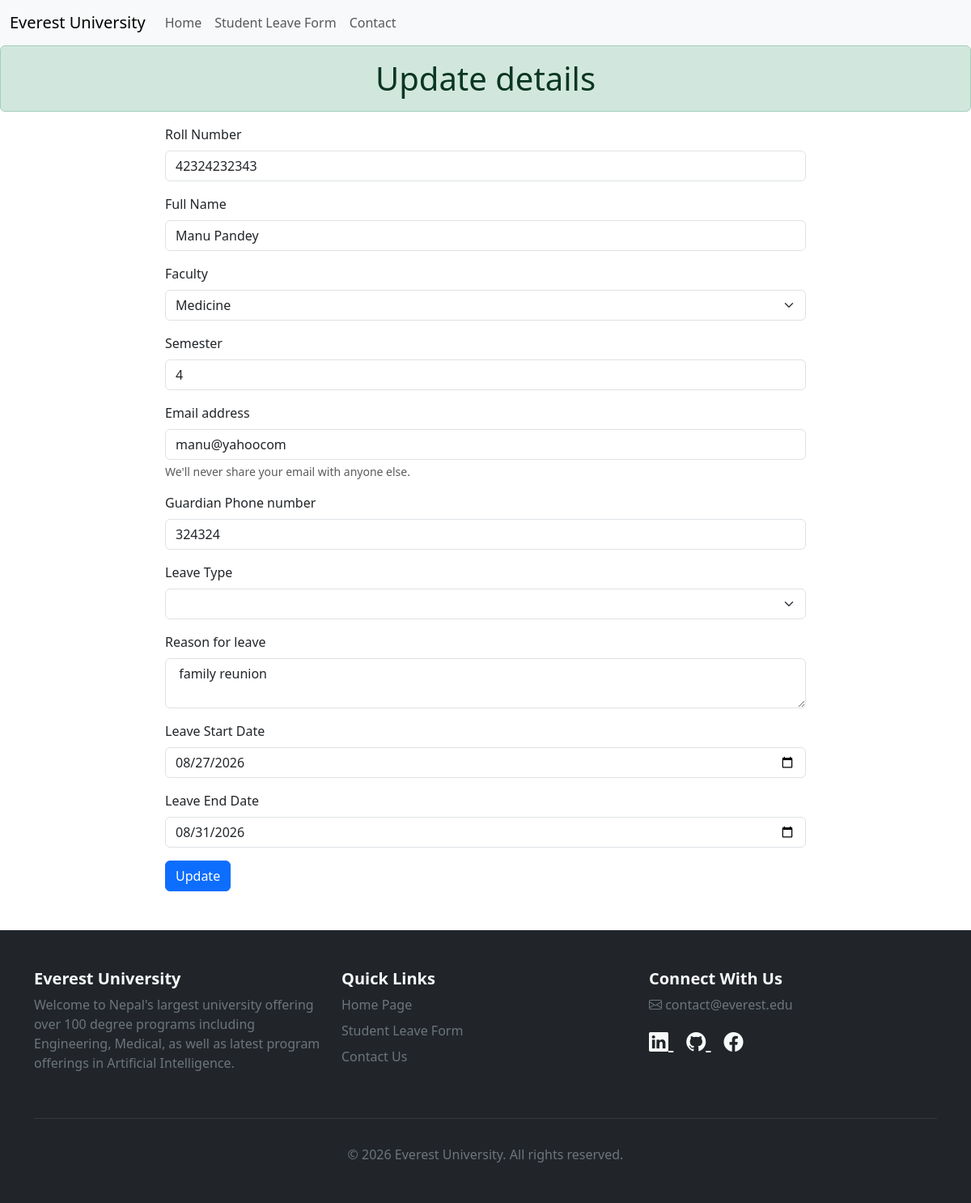
/edit/6, run on the app's committed database.
### main/models.py (models this page shows)
class StudentLeave(models.Model):
    roll_number = models.CharField(max_length=6, unique=True)
    full_name = models.CharField(max_length=100)
    faculty = models.CharField(max_length=100)
    semester = models.PositiveBigIntegerField()
    start_date = models.DateField()
    end_date = models.DateField()
    leave_type = models.CharField(max_length=50)
    reason = models.TextField()
    guardian_contact = models.CharField(max_length=14)
    student_mail = models.EmailField()
    is_delete = models.BooleanField(default=False)
    deleted_time = models.DateTimeField(null = True)

### main/views.py (the view, shortened to what this page needs)
# urls.py: path('edit/<int:id>' , edit, name='edit'),
def edit(request, id):
    data = StudentLeave.objects.get(id=id)
    return render(request, 'main/edit.html', {'data' : data})

### main/templates/main/edit.html (shortened to what this page needs)
{% extends 'base.html' %}
{% block content %}
<h1 class="alert alert-success text-center">Update details</h1>
<div class="row">
    <div class="col-2"></div>
    <div class="col-8">
        <form method="POST" action="{% url 'edit' data.id %}">
            <div class="mb-3">
                <label for="exampleInputRollNumber1" class="form-label">Roll Number</label>
                <input type="number" value= "{{data.roll_number}}" name="roll_number" class="form-control" id="roll_number">
            </div>
            <div class="mb-3">
                <label for="exampleInputFullName1" class="form-label">Full Name</label>
                <input type="text" value="{{data.full_name}}" name="full_name" class="form-control" id="full_name">
            </div>
            <div class="mb-3">
                <label for="faculty" class="form-label">Faculty</label>
                <select name="faculty" id="faculty" class="form-select">
                    <option value="Medicine"
                        {% if data.faculty == "Medicine" %}selected{% endif %}>
                        Medicine
                    </option>
                </select>
            </div>
            <div class="mb-3">
                <label for="exampleInputPassword1" class="form-label">Semester</label>
                <input type="number" value="{{data.semester}}" name="semester" class="form-control" id="semester">
            </div>
            <div class="mb-3">
                <label for="exampleInputEmail1" class="form-label">Email address</label>
                <input type="email" value="{{data.student_mail}}"" name="student_mail" class="form-control" id="student_mail" aria-describedby="emailHelp">
                <div id="emailHelp" class="form-text">We'll never share your email with anyone else.</div>
            </div>
            <div class="mb-3">
                <label for="exampleInputGuardianContact" class="form-label">Guardian Phone number</label>
                <input type="number" value="{{data.guardian_contact}}" name="guardian_contact" class="form-control" id="guardian_contact">
            </div>
            <div class="mb-3">
                <label for="leave_type" class="form-label">Leave Type</label>
                <select name="leave_type" id="leave_type" class="form-select">
                    <option value="Medical"
                        {% if data.leave_type == "Medical" %}selected{% endif %}>
                    </option>>
                        Medical
                </select>
            </div>
            <div class="mb-3">
                <label for="exampleInputPassword1" class="form-label">Reason for leave</label>
                <textarea name="reason" class="form-control" id="reason">{{data.reason}}</textarea>
            </div>
            <div class="mb-3">
                <label for="exampleInputStartDate" class="form-label">Leave Start Date</label>
                <input type="date" value="{{data.start_date|date:'Y-m-d'}}" name="start_date" class="form-control" id="start_date">
            </div>
            <div class="mb-3">
                <label for="exampleInputEndDate" class="form-label">Leave End Date</label>
                <input type="date" value="{{data.end_date|date:'Y-m-d'}}" name="end_date" class="form-control" id="end_date">
            </div>
            <button type="submit" class="btn btn-primary">Update</button>
        </form>
    </div>
    <div class="col-2"></div>
</div>
{% endblock %}

### data on the page
StudentLeave: roll_number "42324232343", full_name "Manu Pandey", faculty "Medicine", semester "4", student_mail "manu@yahoocom", guardian_contact "324324", reason "family reunion", start_date "08/27/2026", end_date "08/31/2026"
